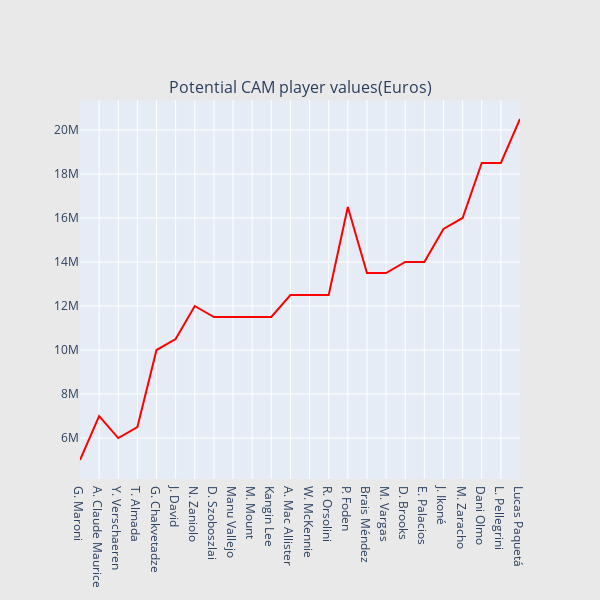

Source (notebook cell):
### Code cell
def scatter_plot(cnt_srs, color):
   trace = go.Scatter(
       x=cnt_srs.index[::-1],
       y=cnt_srs.values[::-1],
       showlegend=False,
       marker=dict(
           color=color,
       ),
   )
   return trace
cnt_srs = fifa_potential_cam.value_eur
cnt_srs.index = fifa_potential_cam.short_name
trace1 = scatter_plot(cnt_srs, 'red')
subtitles = ["Potential CAM player values(Euros)"]
fig = tools.make_subplots(rows=1, cols=1, vertical_spacing=0.08,
                         subplot_titles=subtitles)
fig.append_trace(trace1, 1, 1)
fig['layout'].update(height=600, width=600, paper_bgcolor='rgb(233,233,233)')
py.iplot(fig, filename='h2o-plots')

### Figure 1 — Plotly figure (JSON) as saved in the notebook; plotly's stock layout.template omitted (floating-point values rounded to 4 significant figures)
{"data": [{"marker": {"color": "red"}, "showlegend": false, "type": "scatter", "x": ["G. Maroni", "A. Claude Maurice", "Y. Verschaeren", "T. Almada", "G. Chakvetadze", "J. David", "N. Zaniolo", "D. Szoboszlai", "Manu Vallejo", "M. Mount", "Kangin Lee", "A. Mac Allister", "W. McKennie", "R. Orsolini", "P. Foden", "Brais Méndez", "M. Vargas", "D. Brooks", "E. Palacios", "J. Ikoné", "M. Zaracho", "Dani Olmo", "L. Pellegrini", "Lucas Paquetá"], "xaxis": "x", "y": [5000000, 7000000, 6000000, 6500000, 10000000, 10500000, 12000000, 11500000, 11500000, 11500000, 11500000, 12500000, 12500000, 12500000, 16500000, 13500000, 13500000, 14000000, 14000000, 15500000, 16000000, 18500000, 18500000, 20500000], "yaxis": "y"}], "layout": {"annotations": [{"font": {"size": 16}, "showarrow": false, "text": "Potential CAM player values(Euros)", "x": 0.5, "xanchor": "center", "xref": "paper", "y": 1, "yanchor": "bottom", "yref": "paper"}], "height": 600, "paper_bgcolor": "rgb(233,233,233)", "width": 600, "xaxis": {"anchor": "y", "domain": [0, 1]}, "yaxis": {"anchor": "x", "domain": [0, 1]}}}
